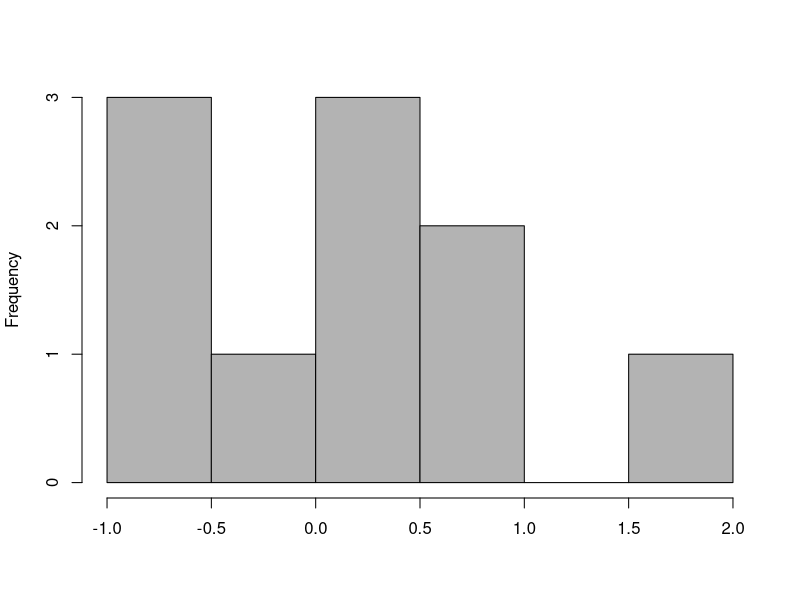

Write R code to recreate this figure.
## ---- chunk 1
knitr::knit_hooks$set(crop = knitr::hook_pdfcrop)

# Fix subfigs for rmarkdown
if (identical(knitr:::pandoc_to(), 'latex'))
  knitr::knit_hooks$set(plot = knitr::hook_plot_tex)

knitr::opts_chunk$set(
  echo = FALSE,
  fig.width = 2.3,
  fig.height = 2.1,
  fig.align = "center",
  dev = "pdf",
  dev.args = list(pointsize = 8),
  crop = TRUE
)

options(digits = 3)
## ---- chunk 2
set.seed(1)
hist(rnorm(10), col = "grey70", xlab = "", main = "")
